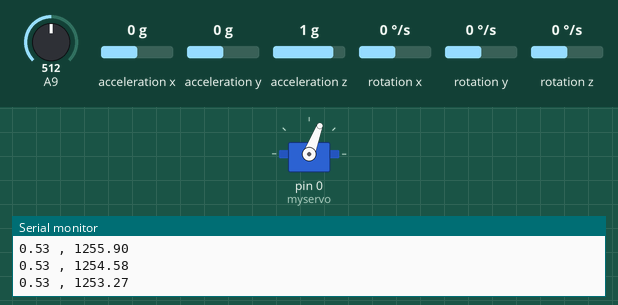
This sketch was run on a simulated Arduino Mega 2560, built with avr-gcc and run on an emulated ATmega2560. On the bench: servo, the last lines printed to the serial monitor. The inputs (shaded band) are chosen by the test bench; at power-on: A9 = 512, acceleration y 0 g, rotation x 0 °/s, acceleration x 0 g, acceleration z 1 g, rotation y 0 °/s, rotation z 0 °/s.

Above: at 1.2 s.
1.3 s: A9 set to 992
At 2.9 s:
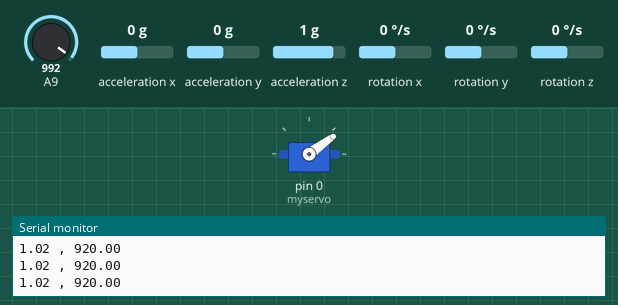
4.3 s: acceleration y set to -1.4 g
At 5.23 s:
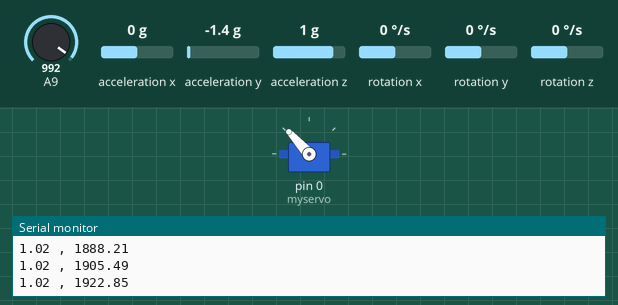
At 5.8 s:
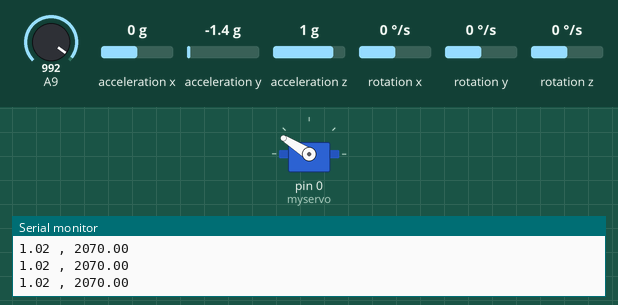
6.8 s: A9 set to 306
9.8 s: rotation x set to 100 °/s
12.8 s: rotation x set to -192 °/s
Timing chart, 0 to 16.8 s (numbered marks = the images above; inputs shaded):
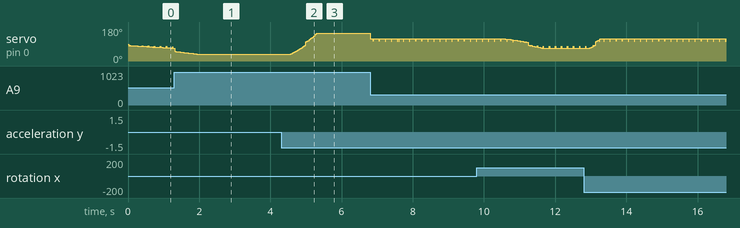

The sketch:

001.ino
```cpp
//PID
#include <PID_v1.h>

// IMU
#include "Wire.h"
#include "I2Cdev.h"
#include "MPU6050.h"

#include <Servo.h>

Servo myservo;

// IMU variables

MPU6050 accelgyro;
int16_t ax, ay, az;
int16_t gx, gy, gz;

#define Gyr_Gain 0.00763358

float AccelX;
float AccelY;
float AccelZ;

float GyroX;
float GyroY;
float GyroZ;

float mixX;
float mixY;

float pitchAccel, rollAccel;

float IMUpitch;
float IMUroll;

float output1;
float output2;

float pot;

// PID

double Pk1 = 10;
double Ik1 = 50;
double Dk1 = 0.01;

double Setpoint1, Input1, Output1;    // PID variables
PID PID1(&Input1, &Output1, &Setpoint1, Pk1, Ik1 , Dk1, DIRECT);    // PID Setup

unsigned long currentMillis;
long previousMillis = 0;    // set up timers
long interval = 10;        // time constant for timer
unsigned long count;


// ****************** SETUP ******************************

void setup() {

  pinMode(A9, INPUT);

  // initialize serial communication
  Serial.begin(115200);

  PID1.SetMode(AUTOMATIC);
  PID1.SetOutputLimits(-600, 600);
  PID1.SetSampleTime(10);

  Wire.begin();
  accelgyro.initialize();

  myservo.attach(0);

}   // end of setup

// ********************* MAIN LOOP *******************************

void loop() {

  currentMillis = millis();
  if (currentMillis - previousMillis >= 10) {  // start timed event

    previousMillis = currentMillis;

    pot = analogRead(A9);
    pot = pot/975;

    accelgyro.getMotion6(&ax, &ay, &az, &gx, &gy, &gz);

    AccelX = ax;
    AccelY = ay;
    AccelZ = az;
    GyroX = Gyr_Gain * (gx);
    GyroY = Gyr_Gain * (gy)*-1;
    GyroZ = Gyr_Gain * (gz);

    AccelY = (atan2(AccelY, AccelZ) * 180 / PI);
    AccelX = (atan2(AccelX, AccelZ) * 180 / PI);

    float dt = 0.01;
    float K = 0.9;
    float A = K / (K + dt);

    mixX = A *(mixX+GyroX*dt) + (1-A)*AccelY;
    mixY = A *(mixY+GyroY*dt) + (1-A)*AccelX;

    IMUroll = mixX + 5;

    Input1 = IMUroll;
    Setpoint1 = 0;
    PID1.Compute();

    Output1 = Output1 * pot;

    output1 = Output1 + 1500;
    output1 = constrain(output1,1000,2000);

    if (output1 < 1500) {         // remove VESC deadband
      output2 = output1 - 80;
    }

    else if (output1 > 1500) {
      output2 = output1 + 70;
    }

    Serial.print(pot);
    Serial.print(" , ");
    Serial.println(output2);

    if (pot == 0) {
        myservo.writeMicroseconds(1500);
    }

    else {
        myservo.writeMicroseconds(output2);
    }


   }     // end of timed loop

}       // end  of main loop
```

Measured:
- after the input at 4.3 s, servo on pin 0 (myservo): moves from 36° to 148° over 0.76 s, starting after 0.25 s
